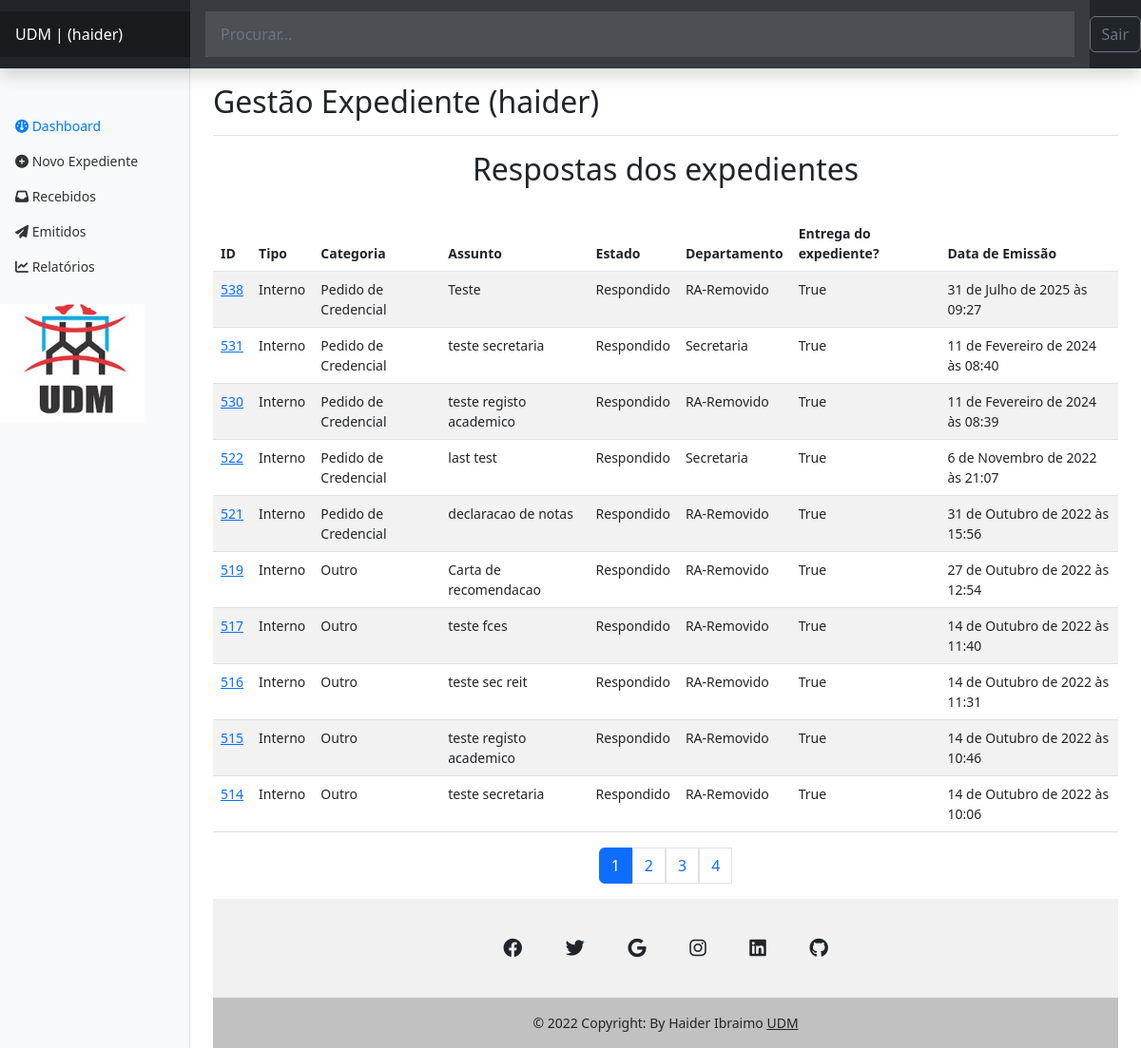
The app's page /authors/dashbord/expedient/recebidos (signed in) with its own data.
### expedient/models.py (models this page shows, shortened)
class Expedient(models.Model):
    numero_Ex = models.IntegerField()
    tipo = models.CharField(max_length=50)
    departamento = models.CharField(max_length=100)
    categoria = models.CharField(max_length=100)
    assunto = models.CharField(max_length=150, null=False, )
    prioridade = models.CharField(max_length=20)
    confidencial = models.BooleanField(default=False)
    descricao = models.TextField(null=True, )
    estado = models.CharField(max_length=20)
    anexo = models.FileField(
        upload_to='expedient/uploads/%Y/%m/%d/', null=True,)
    data_emissao = models.DateTimeField(auto_now_add=True)
    data_recepcao = models.DateTimeField(auto_now=True)
    recebido = models.BooleanField(default=False)
    slug = models.SlugField()
    departamento = models.ForeignKey(
        Departamento, on_delete=models.SET_NULL, null=True, default=None)
    usuario = models.ForeignKey(User, on_delete=models.SET_NULL, null=True)

class Departamento(models.Model):
    nome = models.CharField(max_length=65)
    def __str__(self):
        return self.nome

### authors/views.py (the view)
# urls.py: path('dashbord/expedient/recebidos', views.dashbord_expedient_recebidos,
@login_required(login_url='authors:login', redirect_field_name='next')
def dashbord_expedient_recebidos(request):
    expedients = Expedient.objects.filter(recebido=True, estado='Respondido',
                                          usuario=request.user,
                                          )
    funcionario = Funcionario.objects.filter(author=request.user).first()
    page_obj, pagination_range = make_pagination(
        request, expedients, PER_PAGE)
    return render(request,
                  'authors/pages/dashbord_recebidos.html', context={
                      'expedients': page_obj,
                      'pagination_range': pagination_range,
                      'funcionario': funcionario,
                  }
                  )

### authors/templates/authors/pages/dashbord_recebidos.html (shortened to what this page needs)
{% extends 'global/base.html' %}
{% block content %}
<h2 align="center">Respostas dos expedientes</h2>
<br>
  <table class="table table-striped table-hover">
    <thead>
     <tr>
        <th>ID </th>
        <th>Tipo</th>
        <th>Categoria</th>
        <th>Assunto</th>
        <th>Estado</th>
        <th>Departamento</th>
        <th>Entrega do expediente?</th>
        <th>Data de Emissão</th>
     </tr>
      </thead>
    {% for expedient in expedients %}
    <tr>
        <td> <a href="{% url 'authors:dashbord_expedient_detail' expedient.id %}">{{ expedient.id }}</a> </td>
        <td>{{ expedient.tipo }}</td>
        <td>{{ expedient.categoria }}</td>
        <td>{{ expedient.assunto }}</td>
        <td>{{ expedient.estado }}</td>
        <td>{{ expedient.departamento }}</td>
        <td>{{ expedient.recebido }}</td>
        <td>{{ expedient.data_emissao }}</td>
     </tr>
    {% empty %}
        <p style="color:red">Não tens nenhum expediente respondido, aguarde.</p>
    {% endfor %}
</table>
{% endblock content %}

### expedient/templates/expedient/partials/header.html (shortened to what this page needs)
{% if request.user.is_authenticated %}
<header class="navbar navbar-dark sticky-top bg-dark flex-md-nowrap p-0 shadow">
    <a class="navbar-brand col-md-3 col-lg-2 me-0 px-3 fs-6" href="{% url 'authors:dashbord' %}">UDM  | ({{ request.user.username }}) </a>
    <form action="{% url 'authors:search' %}" method="get" class="form-control form-control-dark w-100 rounded-0 border-0">
    <input class="form-control form-control-dark w-100 rounded-0 border-0" type="text" placeholder="Procurar..." name="search"  aria-label="Search" value="{{ search_term }}">
    </form>
    <div class="navbar-nav">
      <div class="nav-item text-nowrap">
        <form action="{% url 'authors:logout' %}" method="POST">
          <button class="btn btn-outline-secondary" type="submit"> Sair</button>
      </form>
      </div>
    </div>
  </header>
  <div class="container-fluid">
    <div class="row">
      <nav id="sidebarMenu" class="col-md-3 col-lg-2 d-md-block bg-light sidebar collapse">
        <div class="position-sticky pt-3 sidebar-sticky">
          <ul class="nav flex-column"  style="padding-top: 25%;">
            <li class="nav-item">
              <a class="nav-link active" aria-current="page" href="{% url 'authors:dashbord' %}">
                <i class="fa-solid fa-gauge"></i>
                Dashboard
              </a>
            </li>
            <li class="nav-item">
              <a class="nav-link" href="{% url 'authors:dashbord_expedient_new' %}">
               <i class="fa-sharp fa-solid fa-circle-plus"></i>
              Novo Expediente
              </a>
            </li>
            <li class="nav-item">
              <a class="nav-link" href="{% url 'authors:dashbord_expedient_recebidos' %}">
                <i class="fa-sharp fa-solid fa-inbox"></i>
                Recebidos
              </a>
            </li>
            <li class="nav-item">
              <a class="nav-link" href="{% url 'authors:dashbord_expedient_emitidos' %}">
                <i class="fa-sharp fa-solid fa-paper-plane"></i>
                Emitidos
              </a>
            </li>
            <li class="nav-item">
              <a class="nav-link" href="#">
                <i class="fa-sharp fa-solid fa-chart-line"></i>
                Relatórios
              </a>
            </li>
          </ul>
  <br>
  <marquee>
  <img  src="../../../media/expedient/images/udm.jpg " alt="" ></marquee>
        </div>
      </nav>
      <main class="col-md-9 ms-sm-auto col-lg-10 px-md-4">
        <div class="d-flex justify-content-between flex-wrap flex-md-nowrap align-items-center pt-3 pb-2 mb-3 border-bottom">
          <h1 class="h2">Gestão Expediente ({{request.user.username}}) </h1>
        </div>
{% endif %}

### base_static/expedient/css/dashboard.css (style rules this page uses)
body { font-size: .875rem; }
.sidebar { position: fixed; top: 0; bottom: 0; left: 0; z-index: 100; padding: 0; box-shadow: inset -1px 0 0 rgba(0, 0, 0, .1); }
.sidebar-sticky { position: -webkit-sticky; position: sticky; top: 48px; height: calc(100vh - 48px); padding-top: .5rem; overflow-x: hidden; overflow-y: auto; }
.sidebar .nav-link { font-weight: 500; color: #333; }
.sidebar .nav-link.active { color: #007bff; }
.navbar-brand { padding-top: .75rem; padding-bottom: .75rem; font-size: 1rem; background-color: rgba(0, 0, 0, .25); box-shadow: inset -1px 0 0 rgba(0, 0, 0, .25); }
.navbar .form-control { padding: .75rem 1rem; border-width: 0; border-radius: 0; }
.form-control-dark { color: #fff; background-color: rgba(255, 255, 255, .1); border-color: rgba(255, 255, 255, .1); }
.border-bottom { border-bottom: 1px solid #e5e5e5; }

### records on screen
Expedient: id "538", tipo "Interno", categoria "Pedido de Credencial", assunto "Teste", estado "Respondido", departamento "RA-Removido", recebido "True", data_emissao "31 de Julho de 2025 às 09:27"
Expedient: id "531", tipo "Interno", categoria "Pedido de Credencial", assunto "teste secretaria", estado "Respondido", departamento "Secretaria", recebido "True", data_emissao "11 de Fevereiro de 2024 às 08:40"
Expedient: id "530", tipo "Interno", categoria "Pedido de Credencial", assunto "teste registo academico", estado "Respondido", departamento "RA-Removido", recebido "True", data_emissao "11 de Fevereiro de 2024 às 08:39"
Expedient: id "522", tipo "Interno", categoria "Pedido de Credencial", assunto "last test", estado "Respondido", departamento "Secretaria", recebido "True", data_emissao "6 de Novembro de 2022 às 21:07"
Expedient: id "521", tipo "Interno", categoria "Pedido de Credencial", assunto "declaracao de notas", estado "Respondido", departamento "RA-Removido", recebido "True", data_emissao "31 de Outubro de 2022 às 15:56"
Expedient: id "519", tipo "Interno", categoria "Outro", assunto "Carta de recomendacao", estado "Respondido", departamento "RA-Removido", recebido "True", data_emissao "27 de Outubro de 2022 às 12:54"
Expedient: id "517", tipo "Interno", categoria "Outro", assunto "teste fces", estado "Respondido", departamento "RA-Removido", recebido "True", data_emissao "14 de Outubro de 2022 às 11:40"
Expedient: id "516", tipo "Interno", categoria "Outro", assunto "teste sec reit", estado "Respondido", departamento "RA-Removido", recebido "True", data_emissao "14 de Outubro de 2022 às 11:31"
Expedient: id "515", tipo "Interno", categoria "Outro", assunto "teste registo academico", estado "Respondido", departamento "RA-Removido", recebido "True", data_emissao "14 de Outubro de 2022 às 10:46"
Expedient: id "514", tipo "Interno", categoria "Outro", assunto "teste secretaria", estado "Respondido", departamento "RA-Removido", recebido "True", data_emissao "14 de Outubro de 2022 às 10:06"

### other values on screen
{{ request.user.username }} "haider"
{{ page }} "1"
{{ page }} "2" "3" "4"
